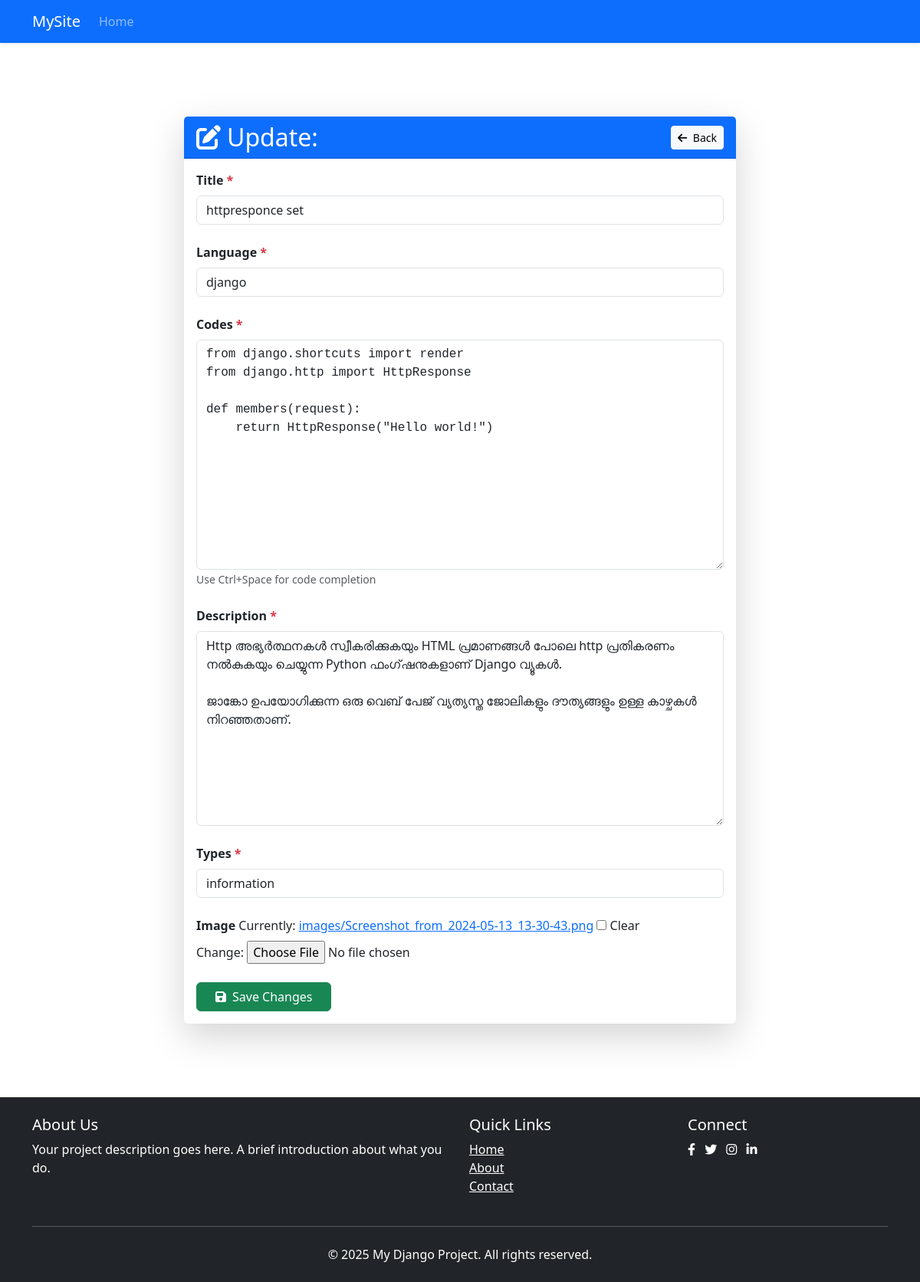
The app's page /update/1/ with its own data.
### dataapp/models.py (models this page shows, shortened)
class CodeModels(models.Model):
    title = models.CharField(max_length=25)
    language = models.CharField(max_length=25)
    codes = models.TextField()
    description = models.TextField()
    types = models.CharField(max_length=50)
    image = models.ImageField(upload_to='images/', blank=True, null=True)

### dataapp/views.py (the view)
# urls.py: path('update/<int:pk>/', views.update_code_model, name='update_code_model'),  # Fixed name
def update_code_model(request, pk):
    code_model = get_object_or_404(CodeModels, id=pk)
    if request.method == 'POST':
        form = CodeForm(request.POST, request.FILES, instance=code_model)
        if form.is_valid():
            form.save()
            return redirect('about', pk=code_model.pk)  # Redirect to about page
    else:
        form = CodeForm(instance=code_model)
    return render(request, 'update.html', {'form': form})

### dataapp/forms.py
class CodeForm(forms.ModelForm):
    class Meta:
        model = CodeModels
        fields = ['title', 'language', 'codes', 'description', 'types', 'image']
        widgets = {
            'title': forms.TextInput(attrs={'class': 'form-control', 'placeholder': 'Enter title'}),
            'language': forms.TextInput(attrs={'class': 'form-control', 'placeholder': 'Enter programming language'}),
            'codes': forms.Textarea(attrs={'class': 'form-control', 'placeholder': 'Enter code'}),
            'description': forms.Textarea(attrs={'class': 'form-control', 'placeholder': 'Enter description'}),
            'types': forms.TextInput(attrs={'class': 'form-control', 'placeholder': 'Enter type'}),
            'image': forms.ClearableFileInput(attrs={'class': 'form-control-file'}),
        }

### dataapp/templates/update.html (shortened to what this page needs)
{% extends 'base.html' %} {% block title %}Update {{ code.title }}{% endblock %}
{% block content %}
<div class="container py-5">
  <div class="row justify-content-center">
    <div class="col-lg-8">
      <div class="card shadow-lg border-0">
        <div class="card-header bg-primary text-white">
          <div class="d-flex justify-content-between align-items-center">
            <h2 class="mb-0">
              <i class="fas fa-edit me-2"></i>Update: {{ code.title }}
            </h2>
            <a href="{% url 'code_list' %}" class="btn btn-light btn-sm">
              <i class="fas fa-arrow-left me-1"></i> Back
            </a>
          </div>
        </div>
        <div class="card-body">
          <form
            method="POST"
            enctype="multipart/form-data"
            class="needs-validation"
            novalidate
          >
             {% for field in form %}
            <div class="mb-4">
              <label for="{{ field.id_for_label }}" class="form-label fw-bold">
                {{ field.label }} {% if field.field.required %}<span
                  class="text-danger"
                  >*</span
                >{% endif %}
              </label>
              {% if field.name == 'codes' %}
              <div class="position-relative">
                {{ field }}
                <small class="text-muted form-text"
                  >Use Ctrl+Space for code completion</small
                >
              </div>
              {% else %} {{ field }} {% endif %}
            </div>
            {% endfor %}
            <div class="d-flex justify-content-between mt-4">
              <button type="submit" class="btn btn-success px-4">
                <i class="fas fa-save me-2"></i>Save Changes
              </button>
            </div>
          </form>
        </div>
      </div>
    </div>
  </div>
</div>
{% endblock %}

### dataapp/static/css/style.css (style rules this page uses)
textarea.form-control { min-height: 120px; }
#id_codes { font-family: "Courier New", monospace; min-height: 300px; }
textarea { min-height: 120px; }
#id_codes { min-height: 300px; }

### records on screen
CodeModels: form "httpresponce set" "django" "Http അഭ്യർത്ഥനകൾ സ്വീകരിക്കുകയും HTML പ്രമാണങ്ങൾ പോലെ http പ്രതികരണം നൽകുകയും ചെയ്യുന്ന Python ഫംഗ്‌ഷനുകളാണ് Django വ്യൂകൾ. ജാങ്കോ ഉപയോഗിക്കുന്ന ഒരു വെബ് പേജ് വ്യത്യസ്ത ജോലികളും ദൗത്യങ്ങളും ഉള്ള കാഴ്ചകൾ നിറഞ്ഞതാണ്." "information", form "from django.shortcuts import render from django.http import HttpResponse def members(request): return HttpResponse(\"Hello world!\")"

### other values on screen
{{ field.label }} "Title" "Language" "Codes" "Description" "Types" "Image"
